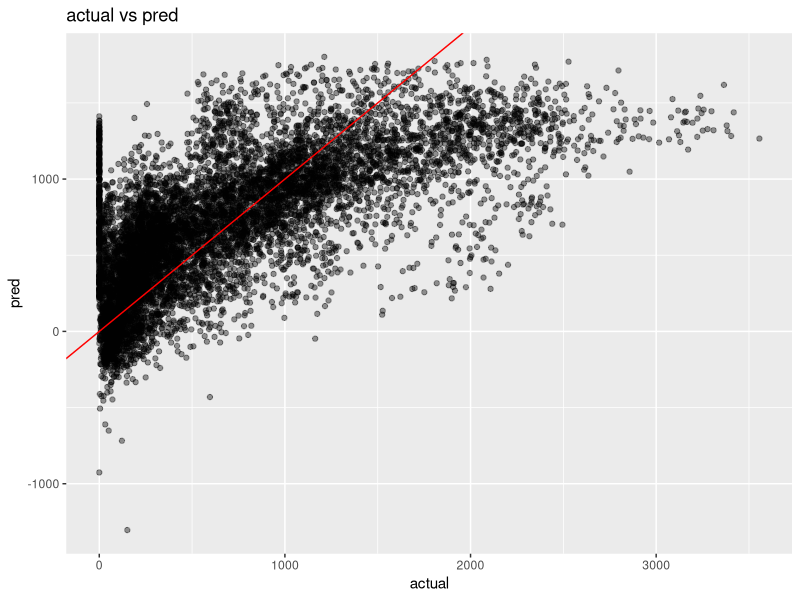

Write R code to recreate this figure. (Note: this script raises an error after producing the figure.)
## 1. 데이터 불러오기 및 특성 파악 (Question 1)
SeoulBike<- read.csv("SeoulBikeData.csv")
str(SeoulBike)
summary(SeoulBike)

## 2. 변수 이름 수정 (Question 2)
names(SeoulBike) <- c(
  "Date",          # 날짜
  "Rented",        # 대여량
  "Hour",          # 시간
  "Temp",          # 온도
  "Humidity",      # 습도
  "WindSp",        # 풍속
  "Visibility",    # 가시거리
  "Dew",           # 이슬점
  "Solar",         # 일사량
  "Rain",          # 강수량
  "Snow",          # 적설량
  "Holiday",       # 공휴일 여부
  "FunctioningDay" # 운영일 여부
)
str(SeoulBike)

## 3. 데이터 타입 변환 (Question 3)
# (1) Date: 문자 -> Date 유형
SeoulBike$Date <- as.Date(SeoulBike$Date, format = "%d/%m/%Y")

# (2) Holiday: "No Holiday"→0, "Holiday"→1
SeoulBike$Holiday <- ifelse(SeoulBike$Holiday == "No Holiday", 0, 1)

# (3) FunctioningDay: "Yes"→1, "No"→0
SeoulBike$FunctioningDay <- ifelse(SeoulBike$FunctioningDay == "Yes", 1, 0)

str(SeoulBike)

## 4. 불필요 변수 선정 (Question 4)
# Dew: 온도(Temp), 습도(Humidity)와 강한 다중공선성(중복 정보) 존재
# FunctioningDay: 값의 분산이 매우 낮아 정보 가치 없음

## 다중공선성 확인하여 근거 제시
library(car)
lm_initial <- lm(Rented ~ Hour + Temp + Humidity + WindSp + Visibility + Dew + Solar + Rain + Snow + Holiday + FunctioningDay, data = SeoulBike)
vif(lm_initial) # Dew 값 매우 높음(VIF > 10 예상), FunctioningDay 분산 낮음(거의 1)

## 5. 불필요 변수 제거 (Question 5)
Bike2 <- subset(SeoulBike, select = -c(Dew, FunctioningDay))
str(Bike2)

## 6. 연구 가설 세우기 (Question 6)
# Temp (+): 온도 상승 → 대여량 증가
# Humidity (-): 습도 상승 → 대여량 감소
# WindSp (-): 풍속 증가 → 대여량 감소
# Visibility (+): 가시거리 증가 → 대여량 증가
# Solar (+): 일사량 증가 → 대여량 증가
# Rain (-): 비 증가 → 대여량 감소
# Snow (-): 눈 증가 → 대여량 감소
# Hour: 출퇴근 시간대(7-9시, 17-19시) → 대여량 증가
# Holiday (+): 공휴일 → 대여량 증가 예상

## 7. 다중선형회귀모델 적합 (Question 7)
lm_model <- lm(
  Rented ~ Hour + Temp + Humidity + WindSp + Visibility + Solar + Rain + Snow + Holiday,
  data = Bike2
)
summary(lm_model)

## 8. 다중공선성 재확인 (Question 8)
vif_values <- vif(lm_model)
print(vif_values)

## 9. 모델 성능 확인 및 시각화 (Question 9)
# (1) RMSE 계산
Bike2$pred <- predict(lm_model, Bike2)
rmse <- sqrt(mean((Bike2$Rented - Bike2$pred)^2))
cat("RMSE:", round(rmse, 2), "\n")

# (2) 결정계수(R²), 조정된 R² 계산
r2 <- summary(lm_model)$r.squared
adj_r2 <- summary(lm_model)$adj.r.squared
cat("R2:", round(r2, 4), "\n")
cat("Adjusted R2:", round(adj_r2, 4), "\n")

# (3) ggplot2로 실제 vs 예측값 산점도
library(ggplot2)
ggplot(Bike2, aes(x = Rented, y = pred)) +
  geom_point(alpha = 0.4) +
  geom_abline(slope = 1, intercept = 0, color = "red") +
  labs(
    title = "actual vs pred",
    x = "actual",
    y = "pred"
  )
## 10. 중간평가 및 해석 (수정 버전)

# (1) 변수별 해석
# - Temp(양의 관계): 온도가 올라가면 대여량 증가
# - Rain(음의 관계): 비가 오면 대여량 감소
# - Humidity(음의 관계): 습도가 높으면 대여량 감소
# - Hour: 출퇴근 시간대에 대여량 증가
# - Holiday(양의 관계): 공휴일 대여량 증가

# (2) 모델 전체 평가
# - Adjusted R²는 약 0.47 수준으로, 전체 변동의 절반 미만만 설명
# - 이는 계절성, 요일, 비선형 패턴 등이 포함되지 않아 생긴 한계임
# - RMSE는 약 450~470 수준으로, 다소 높은 편

# (3) 결론 및 추가 분석 제안
# 계절성(요일, 월 등 날짜 변수)을 추가하면 성능이 더 개선될 수 있음.
# 다항항(Temp^2 등), 교호작용(Temp*Hour 등)을 추가하면 추가 성능 향상 가능.
# 잔차분석을 통한 정규성, 등분산성 진단이 권장됨.

## 11. 성능 향상 모델 구축 (Question 11 – 개선 모델)

# (1) Hour를 범주형 변수로 변환
Bike2$HourF <- factor(Bike2$Hour)

# (2) 월(Month), 요일(Weekday) 변수 추가 (계절성 반영)
Bike2$Month <- as.factor(format(SeoulBike$Date, "%m"))
Bike2$Weekday <- as.factor(weekdays(SeoulBike$Date))

# (3) 분석에 사용할 데이터 구성
Bike2 <- subset(SeoulBike, select = -c(Dew, FunctioningDay))

# (4) 시간, 월, 요일 변수 생성
Bike2$HourF <- factor(Bike2$Hour)
Bike2$Month <- as.factor(format(SeoulBike$Date, "%m"))
Bike2$Weekday <- as.factor(weekdays(SeoulBike$Date))

# (5) 계절 변수 생성
Bike2$MonthNum <- as.numeric(format(SeoulBike$Date, "%m"))
Bike2$Season <- ifelse(Bike2$MonthNum %in% c(3,4,5), "spring",
                       ifelse(Bike2$MonthNum %in% c(6,7,8), "summer",
                              ifelse(Bike2$MonthNum %in% c(9,10,11), "fall", "winter")))
Bike2$SeasonF <- as.factor(Bike2$Season)

# (6) 출근 시간대 변수 생성
Sys.setlocale("LC_TIME", "C")  # 요일 영어로 변환
Bike2$Weekday <- weekdays(Bike2$Date)
work_days <- c("Monday", "Tuesday", "Wednesday", "Thursday", "Friday")
Bike2$Holiday <- ifelse(Bike2$Holiday == 0, "No", "Yes")
Bike2$RushHour <- with(Bike2, ifelse(
  Holiday == "No" & Weekday %in% work_days & Hour >= 7 & Hour <= 9,
  "Yes", "No"))
Bike2$RushHour <- factor(Bike2$RushHour)

# (7) 개선된 회귀 모델 적합 (비선형항 + 교호작용 + 계절/요일/출근시간 포함)
lm_model3 <- lm(
  Rented ~ Temp + I(Temp^2) + Humidity + I(Humidity^2) +
    WindSp + Visibility + Solar + Rain + Snow + Holiday +
    HourF + Temp:HourF + Visibility:HourF + Rain:Holiday +
    Month + Weekday + SeasonF + RushHour +
    Rain:HourF + Holiday:Weekday + Humidity:SeasonF,
  data = Bike2
)

# (8) 모델 성능 평가
Bike2$pred3 <- predict(lm_model3, Bike2)
rmse3 <- sqrt(mean((Bike2$Rented - Bike2$pred3)^2))
r2_3 <- summary(lm_model3)$r.squared
adj_r2_3 <- summary(lm_model3)$adj.r.squared

cat("최종 모델 RMSE:", round(rmse3, 2), "\n")
cat("최종 모델 R²:", round(r2_3, 4), "\n")
cat("최종 모델 Adjusted R²:", round(adj_r2_3, 4), "\n")

# (9) 다중공선성 확인
vif_values3 <- vif(lm_model3)
print(vif_values3)

# (10) 시각화: 실제 대여량 vs 예측 대여량
ggplot(Bike2, aes(x = Rented, y = pred3)) +
  geom_point(alpha = 0.4) +
  geom_abline(slope = 1, intercept = 0, color = "purple") +
  labs(
    title = "최종 모델: 실제 대여량 vs 예측 대여량",
    x = "실제 대여량",
    y = "예측 대여량"
  )
